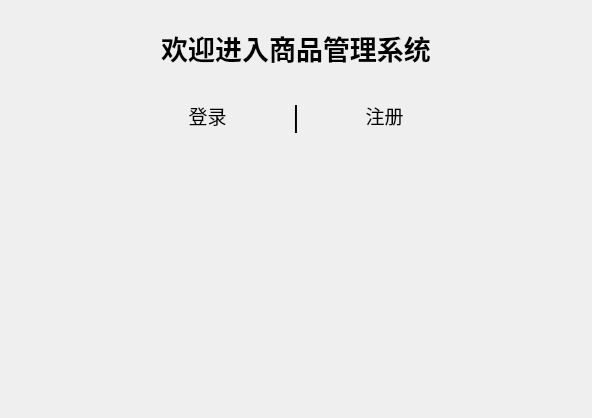
<?xml version="1.0" encoding="UTF-8"?>
<ui version="4.0">
 <class>KLogin</class>
 <widget class="QWidget" name="KLogin">
  <property name="geometry">
   <rect>
    <x>0</x>
    <y>0</y>
    <width>592</width>
    <height>418</height>
   </rect>
  </property>
  <property name="windowTitle">
   <string>KLogin</string>
  </property>
  <layout class="QVBoxLayout" name="verticalLayout_2">
   <property name="spacing">
    <number>0</number>
   </property>
   <property name="leftMargin">
    <number>0</number>
   </property>
   <property name="topMargin">
    <number>0</number>
   </property>
   <property name="rightMargin">
    <number>0</number>
   </property>
   <property name="bottomMargin">
    <number>0</number>
   </property>
   <item>
    <layout class="QVBoxLayout" name="verticalLayout" stretch="1,1,1,1,1,8,1">
     <property name="spacing">
      <number>0</number>
     </property>
     <item>
      <spacer name="verticalSpacer">
       <property name="orientation">
        <enum>Qt::Vertical</enum>
       </property>
       <property name="sizeHint" stdset="0">
        <size>
         <width>20</width>
         <height>40</height>
        </size>
       </property>
      </spacer>
     </item>
     <item>
      <layout class="QHBoxLayout" name="horizontalLayout_2">
       <item>
        <spacer name="horizontalSpacer_3">
         <property name="orientation">
          <enum>Qt::Horizontal</enum>
         </property>
         <property name="sizeHint" stdset="0">
          <size>
           <width>40</width>
           <height>20</height>
          </size>
         </property>
        </spacer>
       </item>
       <item>
        <widget class="QLabel" name="labelWelcome">
         <property name="sizePolicy">
          <sizepolicy hsizetype="Maximum" vsizetype="Fixed">
           <horstretch>0</horstretch>
           <verstretch>0</verstretch>
          </sizepolicy>
         </property>
         <property name="font">
          <font>
           <family>华文楷体</family>
           <pointsize>20</pointsize>
           <weight>75</weight>
           <italic>false</italic>
           <bold>true</bold>
          </font>
         </property>
         <property name="text">
          <string>欢迎进入商品管理系统</string>
         </property>
         <property name="alignment">
          <set>Qt::AlignCenter</set>
         </property>
        </widget>
       </item>
       <item>
        <spacer name="horizontalSpacer_4">
         <property name="orientation">
          <enum>Qt::Horizontal</enum>
         </property>
         <property name="sizeHint" stdset="0">
          <size>
           <width>40</width>
           <height>20</height>
          </size>
         </property>
        </spacer>
       </item>
      </layout>
     </item>
     <item>
      <spacer name="verticalSpacer_2">
       <property name="orientation">
        <enum>Qt::Vertical</enum>
       </property>
       <property name="sizeHint" stdset="0">
        <size>
         <width>20</width>
         <height>40</height>
        </size>
       </property>
      </spacer>
     </item>
     <item>
      <layout class="QHBoxLayout" name="horizontalLayout" stretch="2,1,1,1,2">
       <item>
        <spacer name="horizontalSpacer">
         <property name="orientation">
          <enum>Qt::Horizontal</enum>
         </property>
         <property name="sizeHint" stdset="0">
          <size>
           <width>40</width>
           <height>20</height>
          </size>
         </property>
        </spacer>
       </item>
       <item>
        <widget class="QPushButton" name="m_btnWelcomePageLogin">
         <property name="font">
          <font>
           <family>Agency FB</family>
           <pointsize>14</pointsize>
           <weight>9</weight>
           <italic>false</italic>
           <bold>false</bold>
          </font>
         </property>
         <property name="styleSheet">
          <string notr="true">border:none;
font: 75 14pt &quot;Agency FB&quot;;</string>
         </property>
         <property name="text">
          <string>登录</string>
         </property>
        </widget>
       </item>
       <item>
        <widget class="QLabel" name="labelLine">
         <property name="font">
          <font>
           <family>Agency FB</family>
           <pointsize>20</pointsize>
          </font>
         </property>
         <property name="styleSheet">
          <string notr="true"/>
         </property>
         <property name="text">
          <string>|</string>
         </property>
         <property name="alignment">
          <set>Qt::AlignCenter</set>
         </property>
        </widget>
       </item>
       <item>
        <widget class="QPushButton" name="m_btnWelcomePageRegister">
         <property name="font">
          <font>
           <family>Agency FB</family>
           <pointsize>14</pointsize>
           <weight>9</weight>
           <italic>false</italic>
           <bold>false</bold>
          </font>
         </property>
         <property name="styleSheet">
          <string notr="true">border:none;
font: 75 14pt &quot;Agency FB&quot;;</string>
         </property>
         <property name="text">
          <string>注册</string>
         </property>
        </widget>
       </item>
       <item>
        <spacer name="horizontalSpacer_2">
         <property name="orientation">
          <enum>Qt::Horizontal</enum>
         </property>
         <property name="sizeHint" stdset="0">
          <size>
           <width>40</width>
           <height>20</height>
          </size>
         </property>
        </spacer>
       </item>
      </layout>
     </item>
     <item>
      <spacer name="verticalSpacer_3">
       <property name="orientation">
        <enum>Qt::Vertical</enum>
       </property>
       <property name="sizeHint" stdset="0">
        <size>
         <width>20</width>
         <height>40</height>
        </size>
       </property>
      </spacer>
     </item>
     <item>
      <widget class="QStackedWidget" name="stackedWidgetPages">
       <property name="styleSheet">
        <string notr="true"/>
       </property>
      </widget>
     </item>
     <item>
      <spacer name="verticalSpacer_4">
       <property name="orientation">
        <enum>Qt::Vertical</enum>
       </property>
       <property name="sizeHint" stdset="0">
        <size>
         <width>20</width>
         <height>40</height>
        </size>
       </property>
      </spacer>
     </item>
    </layout>
   </item>
  </layout>
 </widget>
 <layoutdefault spacing="6" margin="11"/>
 <resources/>
 <connections/>
</ui>
